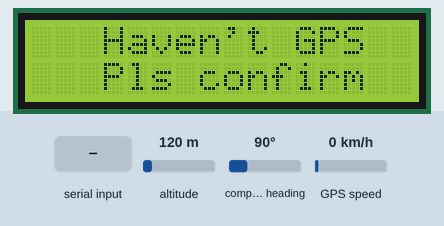
Recording of a sketch running on a simulated Arduino Uno, built with avr-gcc and run on an emulated ATmega328P. Parts: 16×2 character LCD. The test bench sets the inputs (shaded band); at power-on: altitude 120 m, compass heading 90°, GPS speed 0 km/h. The GPS gets a fix after 3 s at 37.7749, -122.4194 with 8 satellites; what the sketch prints to the serial monitor is not drawn.

Above: at 1.3 s.
1.4 s: "$GPGLL\n" received over the second serial link
At 2.8 s:
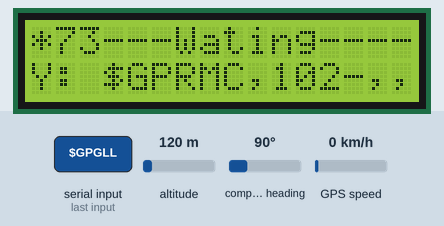
3.7 s: "$GPGLL\n" received over the second serial link
At 4.8 s:
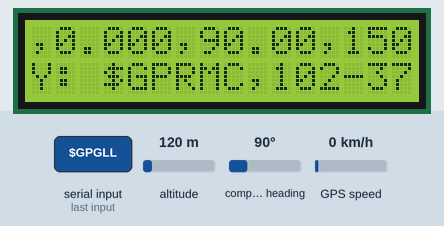
Timing chart, 0 to 6.7 s (numbered marks = the images above; inputs shaded):
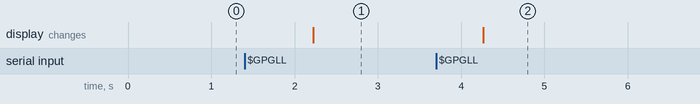

Measured:
- after the input at 1.4 s, the display: changes after 0.82 s (image 1)
- after the input at 3.7 s, the display: changes after 0.57 s (image 2)

The sketch:

GPS_v1.ino
```cpp
/*//https://forum.arduino.cc/t/gps-location-isupdated-condition-does-not-work/884344
*/
#include <Arduino.h>
#include <TinyGPS++.h>
#include <TinyGPS.h>
#include <SoftwareSerial.h>
#define RXpin 0
#define TXpin 1

TinyGPSPlus gps;
SoftwareSerial ss(RXpin,TXpin);
String GPS_nmea;

#include <Wire.h>
#include <LiquidCrystal_I2C.h>
LiquidCrystal_I2C lcd(0x27,16,2);  // set the LCD address to 0x27 for a 16 chars and 2 line display

//全域變數這裡
String map_lon ; //longitude經度
String map_lat ; //latitude緯度


void setup() {
  Serial.begin(9600);
  ss.begin(9600);
  Serial.println("begin script");

  lcd.clear();
  lcd.init();                      // initialize the lcd
  lcd.init();
  lcd.backlight();
  Display_waiting();   //燒入完忘了接上GPS的顯示!
}

void loop(){
  while (ss.available()){
        gps.encode(ss.read());
        if (gps.location.isUpdated())//若有抓取到...
        {
          map_lat = String(gps.location.lat(),6);
          map_lon = String(gps.location.lng(),6);
          showLCD();//若取到值LCD顯示OK
          Serial.print("Latitude:");
          Serial.println((gps.location.lat(),6));
          Serial.print("Longitude:");
          Serial.println((gps.location.lng(),6));
        }
        else
        {
          GPS_nmea = ss.readStringUntil(13);
          if(GPS_nmea.startsWith("$GPGLL"))
          {
            Serial.println(GPS_nmea);
            df_LCD(); //接入GPS後的顯示
          }
        }
  }
}

void df_LCD()
{
  lcd.setCursor(0,0);  lcd.print("X:");lcd.setCursor(3,0);  lcd.print("---Wating----");
  String AAA = GPS_nmea.substring(7,17); //衛星校準前會為空值
  String BB = GPS_nmea.substring(26);
  lcd.setCursor(0,3);  lcd.print("Y:");lcd.setCursor(3,3);  lcd.print(AAA+"-"+BB);
}

//燒入完往了接上GPS的顯示!
void Display_waiting()
{
  lcd.setCursor(3,0);
  lcd.print("Haven't GPS");
  lcd.setCursor(3,3);
  lcd.print("Pls confirm ");
}

void showLCD()
{
  lcd.setCursor(3,0);
  //lcd.print("------OK------");
  lcd.print(String(map_lon));
  lcd.setCursor(3,3);
  //lcd.print("------OK------");
  lcd.print(String(map_lat));
}
/*
 * $GPRMC,183729,A,3907.356,N,12102.482,W,000.0,360.0,080301,015.5,E*6F
$GPRMB,A,,,,,,,,,,,,V*71
$GPGGA,183730,3907.356,N,12102.482,W,1,05,1.6,646.4,M,-24.1,M,,*75
$GPGSA,A,3,02,,,07,,09,24,26,,,,,1.6,1.6,1.0*3D
$GPGSV,2,1,08,02,43,088,38,04,42,145,00,05,11,291,00,07,60,043,35*71
$GPGSV,2,2,08,08,02,145,00,09,46,303,47,24,16,178,32,26,18,231,43*77
$PGRME,22.0,M,52.9,M,51.0,M*14
$GPGLL,3907.360,N,12102.481,W,183730,A*33
$PGRMZ,2062,f,3*2D
$PGRMM,WGS 84*06
$GPBOD,,T,,M,,*47
$GPRTE,1,1,c,0*07
$GPRMC,183731,A,3907.482,N,12102.436,W,000.0,360.0,080301,015.5,E*67
$GPRMB,A,,,,,,,,,,,,V*71
*/
```
